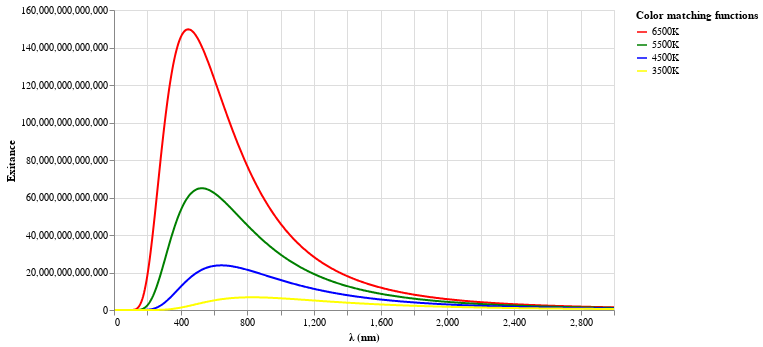

Here is the notebook cell this chart was saved with:
### Code cell
import qualified Data.Text as T

plotcmf = toVegaLite
  [ description "Spectral radiant exitance"
  , background "white"
  , height 300
  , width 500
  , mark Line []
  , dataFromColumns []
    . dataColumn "λ (nm)" (Numbers wavelengths)
    . foldl mkColumn id temperatures
    $ []
  , transform . foldAs (fst <$> temperatures) "Color matching functions" "Exitance" $ []
  , encoding 
    . position VL.X [PName "λ (nm)", PmType Quantitative]
    . position VL.Y [PName "Exitance", PmType Quantitative]
    . color [ MName "Color matching functions", MmType Nominal , MScale [SDomain (DStrings (fst <$> temperatures)), SRange (RStrings ["Red", "Green", "Blue", "Yellow"])] ]
    $ []
  ]
  where
    temperatures = [(T.pack (show (round t)) <> "K", t) | t <- [6500, 5500, 4500, 3500]]
    wavelengths = [w | (w) <- [0, 5 .. 3000 :: Double]] -- CIE1931.colorMatchingFunctions]
    mkColumn acc (tn, t) = dataColumn tn (Numbers (spectralRadiantExitance t <$> wavelengths)) . acc
vlShow plotcmf

### Figure 1 — Vega-Lite specification as saved in the notebook (floating-point values rounded to 4 significant figures; data arrays with more than 128 entries replaced by an {"elided": "..."} marker saying what was removed)
{"$schema": "https://vega.github.io/schema/vega-lite/v3.json", "background": "white", "data": {"values": {"elided": "601 records"}}, "description": "Spectral radiant exitance", "encoding": {"color": {"field": "Color matching functions", "scale": {"domain": ["6500K", "5500K", "4500K", "3500K"], "range": ["Red", "Green", "Blue", "Yellow"]}, "type": "nominal"}, "x": {"field": "λ (nm)", "type": "quantitative"}, "y": {"field": "Exitance", "type": "quantitative"}}, "height": 300, "mark": "line", "transform": [{"as": ["Color matching functions", "Exitance"], "fold": ["6500K", "5500K", "4500K", "3500K"]}], "width": 500}
